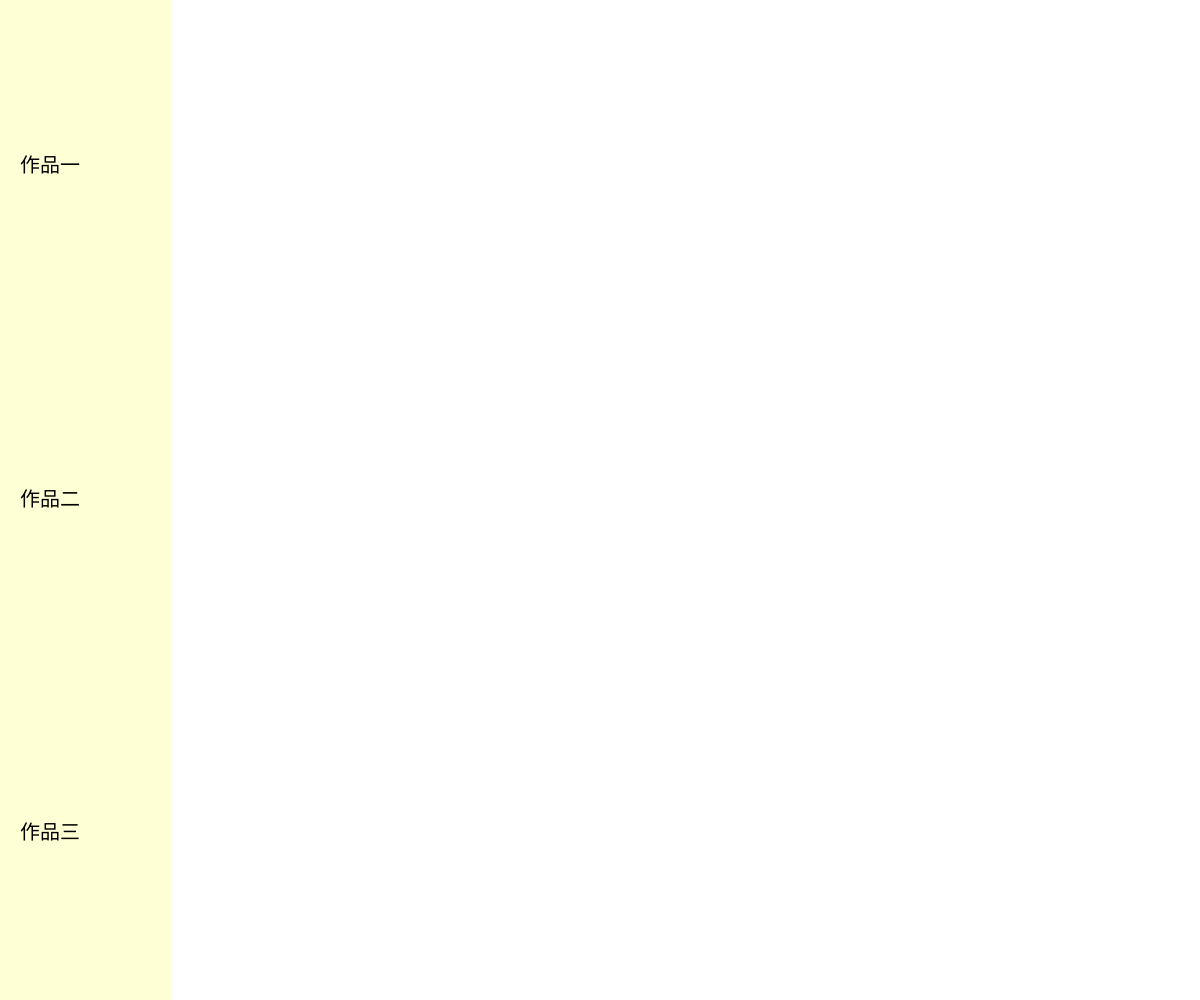
Frame 1 (no input)
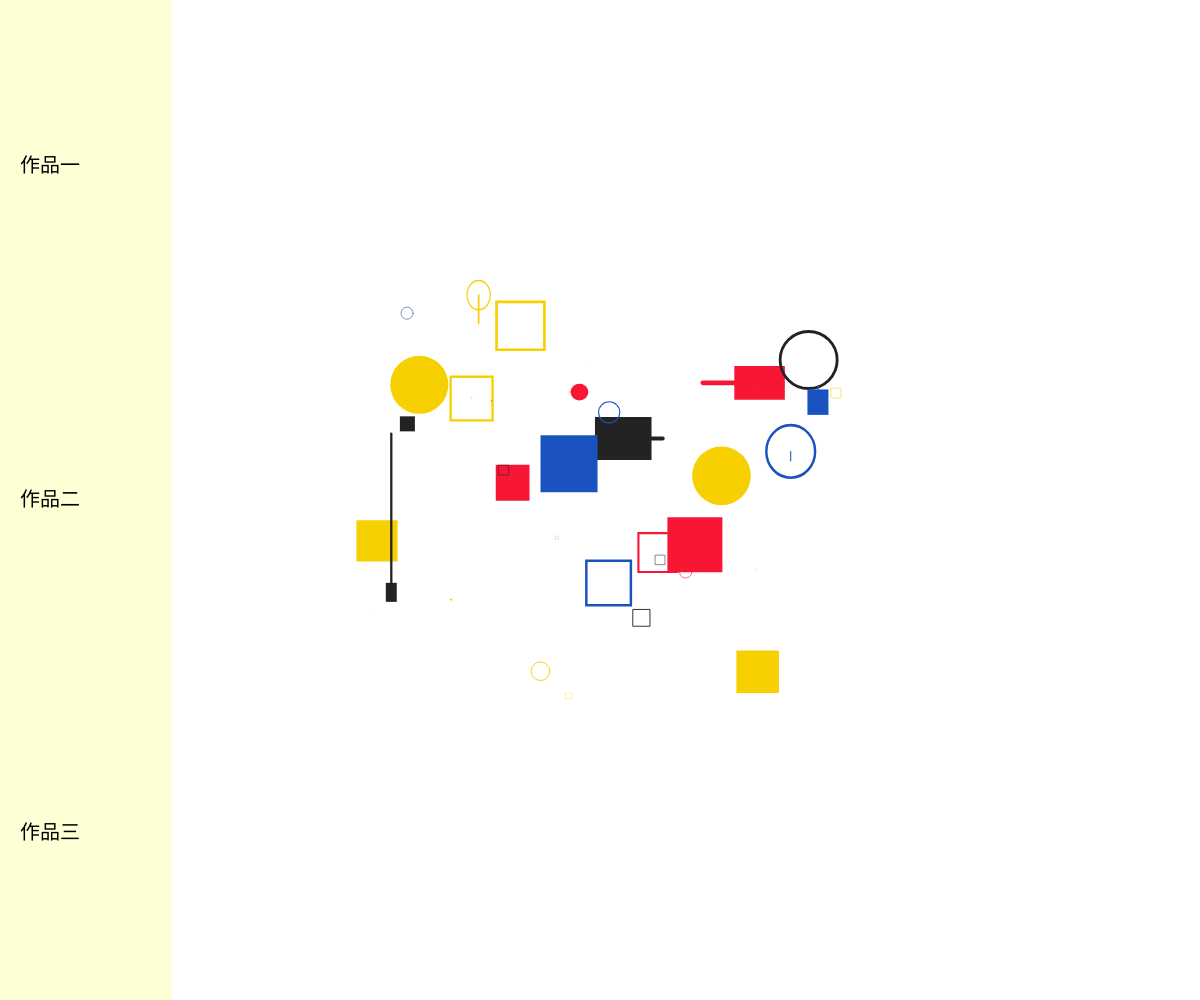
Frame 60 (no input)
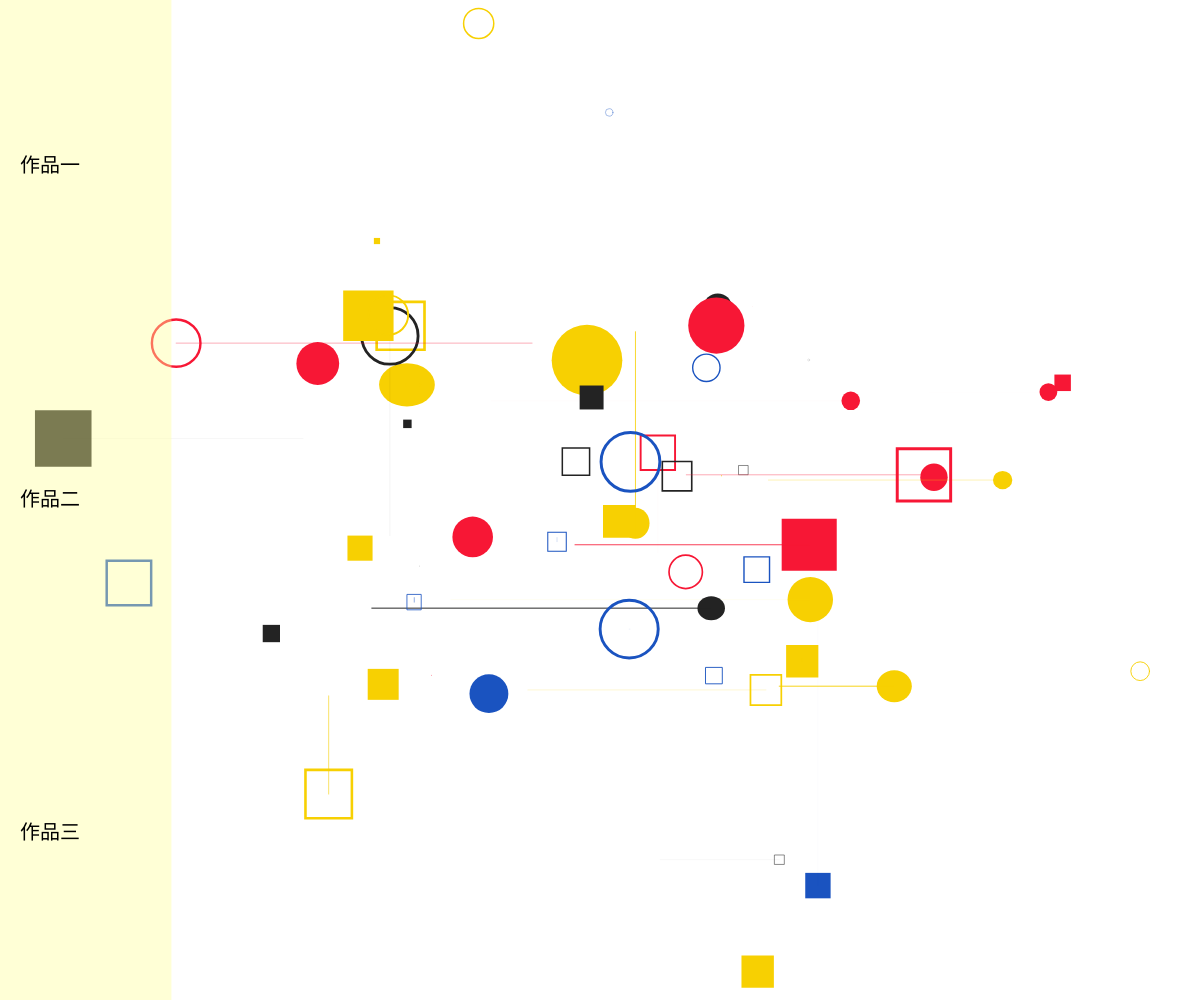
Frame 120 (the mouse pressed at the canvas centre since frame 60)

The p5.js sketch that drew these frames (run headless with seeded random() and noise() and a simulated clock; from frame 60 on, the mouse is pressed at the canvas centre):

// p5.js sketch
// ── sketch.js
let objs = [];
let colors = ['#f71735', '#f7d002', '#1A53C0', '#232323'];

let menuItems = ["作品一", "作品二", "作品三"];
let menuWidth;
let menuHeight;
let menuItemHeight;

let iframe; // 用來放網站內容的 iframe
let animating = false; // 避免重複點擊中斷動畫

function setup() {
  let canvas = createCanvas(windowWidth, windowHeight);
  canvas.id('p5-canvas');
  rectMode(CENTER);
  textAlign(LEFT, CENTER);
  textSize(20);
  objs.push(new DynamicShape());

  menuWidth = width / 7;   // 寬度為螢幕的 1/7
  menuHeight = height;     // 高度為整個畫面
  menuItemHeight = menuHeight / menuItems.length;
}

function draw() {
  background(255);

  // === 動態圖形 ===
  for (let i of objs) {
    i.run();
  }

  let speedFactor = map(mouseX, 0, width, 5, 40);
  if (frameCount % int(random([speedFactor, speedFactor + 10])) == 0) {
    let addNum = int(random(1, 10));
    for (let i = 0; i < addNum; i++) {
      objs.push(new DynamicShape());
    }
  }

  objs = objs.filter(o => !o.isDead);

  // === 左側固定選單 ===
  drawMenu();
}

// === 繪製左側選單 ===
function drawMenu() {
  push();
  noStroke();
  fill(255, 255, 153, 102); // 🟡 鵝黃色 + 透明度40%
  rectMode(CORNER);
  rect(0, 0, menuWidth, menuHeight); // 固定在畫面左側

  fill(0); // 文字顏色固定黑色
  for (let i = 0; i < menuItems.length; i++) {
    let y = (i + 0.5) * menuItemHeight;
    text(menuItems[i], 20, y);
  }
  pop();
}

// === 滑鼠點擊偵測 ===
function mousePressed() {
  if (mouseX < menuWidth && !animating) {
    let clickedIndex = floor(mouseY / menuItemHeight);

    if (clickedIndex === 0) {
      fadeIframeTo("https://ygao32958-cmd.github.io/20251014/");
    } else if (clickedIndex === 1) {
      fadeIframeTo("https://ygao32958-cmd.github.io/20251014_1/");
    } else if (clickedIndex === 2) {
      fadeIframeOut();
    }
  }
}

// === iframe 淡出再淡入切換 ===
function fadeIframeTo(url) {
  animating = true;
  if (!iframe) {
    iframe = createElement("iframe");
    iframe.position(menuWidth, height * 0.1);
    iframe.size(width - menuWidth, height * 0.8);
    iframe.style("border", "none");
    iframe.style("opacity", "0");
    iframe.attribute("src", url);
    iframe.show();
    fadeIn(iframe, 500, () => (animating = false));
  } else {
    // 已存在 -> 淡出、換網址、再淡入
    fadeOut(iframe, 500, () => {
      iframe.attribute("src", url);
      fadeIn(iframe, 500, () => (animating = false));
    });
  }
}

// === 關閉 iframe（淡出）===
function fadeIframeOut() {
  if (iframe) {
    animating = true;
    fadeOut(iframe, 500, () => {
      iframe.remove();
      iframe = null;
      animating = false;
    });
  }
}

// === 淡入效果 ===
function fadeIn(el, duration, callback) {
  el.style("transition", `opacity ${duration}ms ease`);
  el.style("opacity", "1");
  setTimeout(callback, duration);
}

// === 淡出效果 ===
function fadeOut(el, duration, callback) {
  el.style("transition", `opacity ${duration}ms ease`);
  el.style("opacity", "0");
  setTimeout(callback, duration);
}

function windowResized() {
  resizeCanvas(windowWidth, windowHeight);
  menuWidth = width / 7;
  menuHeight = height;
  menuItemHeight = menuHeight / menuItems.length;

  if (iframe) {
    iframe.position(menuWidth, height * 0.1);
    iframe.size(width - menuWidth, height * 0.8);
  }
}

// === easing function ===
function easeInOutExpo(x) {
  return x === 0
    ? 0
    : x === 1
    ? 1
    : x < 0.5
    ? Math.pow(2, 20 * x - 10) / 2
    : (2 - Math.pow(2, -20 * x + 10)) / 2;
}

// === 動態形狀類別 ===
class DynamicShape {
  constructor() {
    this.x = random(0.3, 0.7) * width;
    this.y = random(0.3, 0.7) * height;
    this.reductionRatio = 1;
    this.shapeType = int(random(4));
    this.animationType = 0;
    this.maxActionPoints = int(random(2, 5));
    this.actionPoints = this.maxActionPoints;
    this.elapsedT = 0;
    this.size = 0;
    this.sizeMax = width * random(0.01, 0.05);
    this.fromSize = 0;
    this.init();
    this.isDead = false;
    this.clr = random(colors);
    this.changeShape = true;
    this.ang = int(random(2)) * PI * 0.25;
    this.lineSW = 0;
  }

  show() {
    push();
    translate(this.x, this.y);
    if (this.animationType == 1) scale(1, this.reductionRatio);
    if (this.animationType == 2) scale(this.reductionRatio, 1);
    fill(this.clr);
    stroke(this.clr);
    strokeWeight(this.size * 0.05);
    if (this.shapeType == 0) {
      noStroke();
      circle(0, 0, this.size);
    } else if (this.shapeType == 1) {
      noFill();
      circle(0, 0, this.size);
    } else if (this.shapeType == 2) {
      noStroke();
      rect(0, 0, this.size, this.size);
    } else if (this.shapeType == 3) {
      noFill();
      rect(0, 0, this.size * 0.9, this.size * 0.9);
    } else if (this.shapeType == 4) {
      line(0, -this.size * 0.45, 0, this.size * 0.45);
      line(-this.size * 0.45, 0, this.size * 0.45, 0);
    }
    pop();
    strokeWeight(this.lineSW);
    stroke(this.clr);
    line(this.x, this.y, this.fromX, this.fromY);
  }

  move() {
    let n = easeInOutExpo(norm(this.elapsedT, 0, this.duration));
    if (0 < this.elapsedT && this.elapsedT < this.duration) {
      if (this.actionPoints == this.maxActionPoints) {
        this.size = lerp(0, this.sizeMax, n);
      } else if (this.actionPoints > 0) {
        if (this.animationType == 0) {
          this.size = lerp(this.fromSize, this.toSize, n);
        } else if (this.animationType == 1) {
          this.x = lerp(this.fromX, this.toX, n);
          this.lineSW = lerp(0, this.size / 5, sin(n * PI));
        } else if (this.animationType == 2) {
          this.y = lerp(this.fromY, this.toY, n);
          this.lineSW = lerp(0, this.size / 5, sin(n * PI));
        } else if (this.animationType == 3) {
          if (this.changeShape == true) {
            this.shapeType = int(random(5));
            this.changeShape = false;
          }
        }
        this.reductionRatio = lerp(1, 0.3, sin(n * PI));
      } else {
        this.size = lerp(this.fromSize, 0, n);
      }
    }

    this.elapsedT++;
    if (this.elapsedT > this.duration) {
      this.actionPoints--;
      this.init();
    }
    if (this.actionPoints < 0) {
      this.isDead = true;
    }
  }

  run() {
    this.show();
    this.move();
  }

  init() {
    this.elapsedT = 0;
    this.fromSize = this.size;
    this.toSize = this.sizeMax * random(0.5, 1.5);
    this.fromX = this.x;
    this.toX = this.fromX + (width / 10) * random([-1, 1]) * int(random(1, 4));
    this.fromY = this.y;
    this.toY = this.fromY + (height / 10) * random([-1, 1]) * int(random(1, 4));
    this.animationType = int(random(3));
    this.duration = random(20, 50);
  }
}
